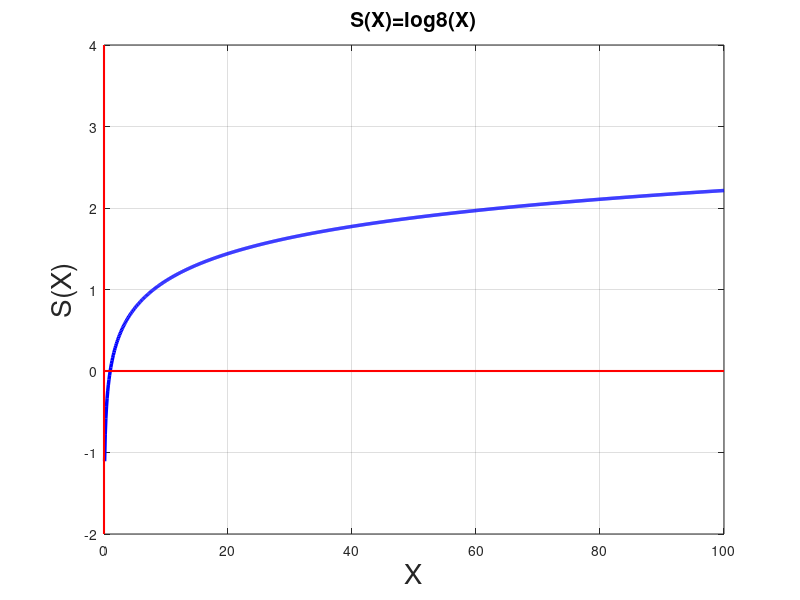

This figure's MATLAB source:
%Octave Script
%title               :Funciones trascendentes: Trigonometricas, Logaritmicas y Exponenciales
%Description         :identificar el dominio, rango y tipo de funcion
%Author:             :Angel Jesus Santiago Hernandez
%Date                :2021/11/25
%Version             :2
%Usage               :octave>cd/path/AXIOMAS
%Notes:              :Requiere aplicacion octave,usar su linea de comandos
%                    :https://octaveintro.readthedocs.io/en/latest/index.html

clear 
x=[0:0.1:100];
y=log(x)/log(8);
plot(x,y,'b','linewidth',2.5);
hold on;
grid on;
plot([0 100],[0 0],'r-',"linewidth",1.5,"markersize",8);
plot([0 0],[-2 4],'r-',"linewidth",1.5,"markersize",8);
hold off;
title("S(X)=log8(X)",'FontSize',15);
xlabel("X",'FontSize',20);
ylabel("S(X)",'FontSize',20);
%Dominio, Rango y tipo de funcion
disp('ES UNA FUNCION INYECTIVA')